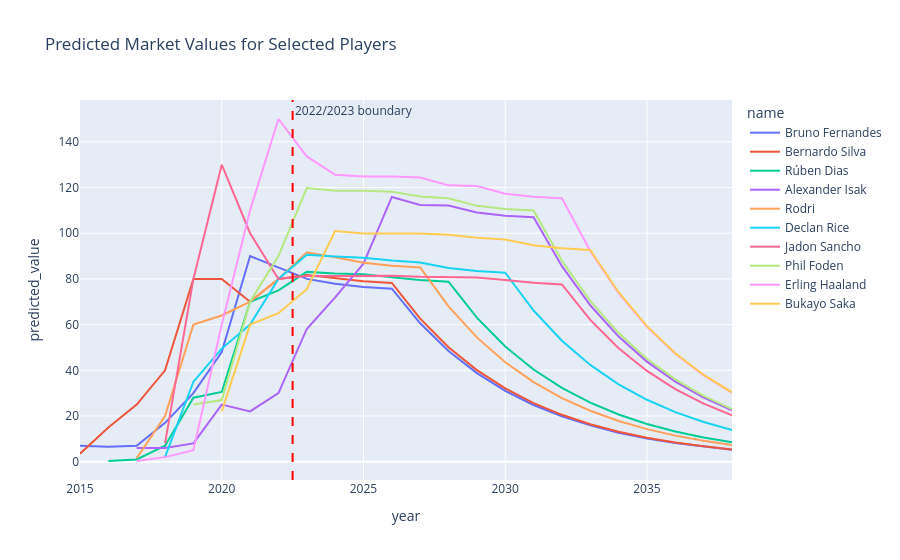

The notebook cell saved with this chart:
### Code cell
plot_player_value_trends(
    pdf_train, merged_capped,
    top_year=2025,
    top_n=10
).show()

### Figure 1 — Plotly figure (JSON) as saved in the notebook; plotly's stock layout.template omitted (floating-point values rounded to 4 significant figures)
{"data": [{"customdata": [[20], [21], [22], [23], [24], [25], [26], [27], [28], [29], [30], [31], [32], [33], [34], [35], [36], [37], [38], [39], [40], [41], [42], [43]], "hovertemplate": "name=Bruno Fernandes<br>year=%{x}<br>predicted_value=%{y}<br>age=%{customdata[0]}<extra></extra>", "legendgroup": "Bruno Fernandes", "line": {"color": "#636efa", "dash": "solid"}, "marker": {"symbol": "circle"}, "mode": "lines", "name": "Bruno Fernandes", "orientation": "v", "showlegend": true, "type": "scatter", "x": [2015, 2016, 2017, 2018, 2019, 2020, 2021, 2022, 2023, 2024, 2025, 2026, 2027, 2028, 2029, 2030, 2031, 2032, 2033, 2034, 2035, 2036, 2037, 2038], "xaxis": "x", "y": [7, 6.5, 7, 17, 30, 48, 90, 85, 80.01, 77.87, 76.44, 75.72, 60.58, 48.46, 38.77, 31.02, 24.81, 19.85, 15.88, 12.7, 10.16, 8.131, 6.504, 5.204], "yaxis": "y"}, {"customdata": [[20], [21], [22], [23], [24], [25], [26], [27], [28], [29], [30], [31], [32], [33], [34], [35], [36], [37], [38], [39], [40], [41], [42], [43]], "hovertemplate": "name=Bernardo Silva<br>year=%{x}<br>predicted_value=%{y}<br>age=%{customdata[0]}<extra></extra>", "legendgroup": "Bernardo Silva", "line": {"color": "#EF553B", "dash": "solid"}, "marker": {"symbol": "circle"}, "mode": "lines", "name": "Bernardo Silva", "orientation": "v", "showlegend": true, "type": "scatter", "x": [2015, 2016, 2017, 2018, 2019, 2020, 2021, 2022, 2023, 2024, 2025, 2026, 2027, 2028, 2029, 2030, 2031, 2032, 2033, 2034, 2035, 2036, 2037, 2038], "xaxis": "x", "y": [3.5, 15, 25, 40, 80, 80, 70, 80, 81.68, 80.3, 78.97, 78.26, 62.6, 50.08, 40.07, 32.05, 25.64, 20.51, 16.41, 13.13, 10.5, 8.403, 6.722, 5.378], "yaxis": "y"}, {"customdata": [[18], [20], [20], [21], [22], [23], [25], [26], [27], [28], [29], [30], [31], [32], [33], [34], [35], [36], [37], [38], [39], [40], [41]], "hovertemplate": "name=Rúben Dias<br>year=%{x}<br>predicted_value=%{y}<br>age=%{customdata[0]}<extra></extra>", "legendgroup": "Rúben Dias", "line": {"color": "#00cc96", "dash": "solid"}, "marker": {"symbol": "circle"}, "mode": "lines", "name": "Rúben Dias", "orientation": "v", "showlegend": true, "type": "scatter", "x": [2016, 2017, 2018, 2019, 2020, 2021, 2022, 2023, 2024, 2025, 2026, 2027, 2028, 2029, 2030, 2031, 2032, 2033, 2034, 2035, 2036, 2037, 2038], "xaxis": "x", "y": [0.35, 1, 7, 28, 30.5, 70, 75, 83.08, 82.39, 82.05, 80.67, 79.52, 78.81, 63.05, 50.44, 40.35, 32.28, 25.82, 20.66, 16.53, 13.22, 10.58, 8.462], "yaxis": "y"}, {"customdata": [[17], [18], [19], [20], [21], [22], [23], [24], [25], [26], [27], [28], [29], [30], [31], [32], [33], [34], [35], [36], [37], [38]], "hovertemplate": "name=Alexander Isak<br>year=%{x}<br>predicted_value=%{y}<br>age=%{customdata[0]}<extra></extra>", "legendgroup": "Alexander Isak", "line": {"color": "#ab63fa", "dash": "solid"}, "marker": {"symbol": "circle"}, "mode": "lines", "name": "Alexander Isak", "orientation": "v", "showlegend": true, "type": "scatter", "x": [2017, 2018, 2019, 2020, 2021, 2022, 2023, 2024, 2025, 2026, 2027, 2028, 2029, 2030, 2031, 2032, 2033, 2034, 2035, 2036, 2037, 2038], "xaxis": "x", "y": [6, 6, 8, 25, 22, 30, 58.09, 71.88, 86.64, 115.9, 112.4, 112.1, 109.1, 107.7, 107.0, 85.58, 68.46, 54.77, 43.82, 35.05, 28.04, 22.43], "yaxis": "y"}, {"customdata": [[20], [21], [22], [23], [24], [25], [27], [28], [29], [30], [31], [32], [33], [34], [35], [36], [37], [38], [39], [40], [41], [42]], "hovertemplate": "name=Rodri<br>year=%{x}<br>predicted_value=%{y}<br>age=%{customdata[0]}<extra></extra>", "legendgroup": "Rodri", "line": {"color": "#FFA15A", "dash": "solid"}, "marker": {"symbol": "circle"}, "mode": "lines", "name": "Rodri", "orientation": "v", "showlegend": true, "type": "scatter", "x": [2017, 2018, 2019, 2020, 2021, 2022, 2023, 2024, 2025, 2026, 2027, 2028, 2029, 2030, 2031, 2032, 2033, 2034, 2035, 2036, 2037, 2038], "xaxis": "x", "y": [1.5, 20, 60, 64, 70, 80, 91.61, 89.52, 87.05, 85.72, 85.01, 68.01, 54.41, 43.52, 34.82, 27.86, 22.28, 17.83, 14.26, 11.41, 9.128, 7.302], "yaxis": "y"}, {"customdata": [[18], [20], [21], [22], [23], [24], [25], [26], [27], [28], [29], [30], [31], [32], [33], [34], [35], [36], [37], [38], [39]], "hovertemplate": "name=Declan Rice<br>year=%{x}<br>predicted_value=%{y}<br>age=%{customdata[0]}<extra></extra>", "legendgroup": "Declan Rice", "line": {"color": "#19d3f3", "dash": "solid"}, "marker": {"symbol": "circle"}, "mode": "lines", "name": "Declan Rice", "orientation": "v", "showlegend": true, "type": "scatter", "x": [2018, 2019, 2020, 2021, 2022, 2023, 2024, 2025, 2026, 2027, 2028, 2029, 2030, 2031, 2032, 2033, 2034, 2035, 2036, 2037, 2038], "xaxis": "x", "y": [2, 35, 49.5, 60, 80, 90.56, 89.85, 89.31, 88.05, 87.22, 84.76, 83.43, 82.71, 66.17, 52.94, 42.35, 33.88, 27.1, 21.68, 17.35, 13.88], "yaxis": "y"}, {"customdata": [[18], [18], [19], [20], [22], [22], [23], [24], [25], [26], [27], [28], [29], [30], [31], [32], [33], [34], [35], [36], [37]], "hovertemplate": "name=Jadon Sancho<br>year=%{x}<br>predicted_value=%{y}<br>age=%{customdata[0]}<extra></extra>", "legendgroup": "Jadon Sancho", "line": {"color": "#FF6692", "dash": "solid"}, "marker": {"symbol": "circle"}, "mode": "lines", "name": "Jadon Sancho", "orientation": "v", "showlegend": true, "type": "scatter", "x": [2018, 2019, 2020, 2021, 2022, 2023, 2024, 2025, 2026, 2027, 2028, 2029, 2030, 2031, 2032, 2033, 2034, 2035, 2036, 2037, 2038], "xaxis": "x", "y": [8, 80, 130, 100, 80, 81.32, 81.32, 81.34, 81.34, 80.9, 80.61, 80.61, 79.55, 78.3, 77.59, 62.07, 49.66, 39.73, 31.78, 25.42, 20.34], "yaxis": "y"}, {"customdata": [[18], [19], [20], [21], [23], [24], [25], [26], [27], [28], [29], [30], [31], [32], [33], [34], [35], [36], [37], [38]], "hovertemplate": "name=Phil Foden<br>year=%{x}<br>predicted_value=%{y}<br>age=%{customdata[0]}<extra></extra>", "legendgroup": "Phil Foden", "line": {"color": "#B6E880", "dash": "solid"}, "marker": {"symbol": "circle"}, "mode": "lines", "name": "Phil Foden", "orientation": "v", "showlegend": true, "type": "scatter", "x": [2019, 2020, 2021, 2022, 2023, 2024, 2025, 2026, 2027, 2028, 2029, 2030, 2031, 2032, 2033, 2034, 2035, 2036, 2037, 2038], "xaxis": "x", "y": [25, 27, 70, 90, 119.8, 118.6, 118.6, 118.2, 116.1, 115.3, 112.0, 110.7, 109.9, 87.95, 70.36, 56.29, 45.03, 36.02, 28.82, 23.06], "yaxis": "y"}, {"customdata": [[17], [18], [18], [19], [20], [21], [22], [23], [24], [25], [26], [27], [28], [29], [30], [31], [32], [33], [34], [35], [36], [37]], "hovertemplate": "name=Erling Haaland<br>year=%{x}<br>predicted_value=%{y}<br>age=%{customdata[0]}<extra></extra>", "legendgroup": "Erling Haaland", "line": {"color": "#FF97FF", "dash": "solid"}, "marker": {"symbol": "circle"}, "mode": "lines", "name": "Erling Haaland", "orientation": "v", "showlegend": true, "type": "scatter", "x": [2017, 2018, 2019, 2020, 2021, 2022, 2023, 2024, 2025, 2026, 2027, 2028, 2029, 2030, 2031, 2032, 2033, 2034, 2035, 2036, 2037, 2038], "xaxis": "x", "y": [0.3, 2, 5, 60, 110, 150, 133.6, 125.6, 124.9, 124.9, 124.4, 121.0, 120.6, 117.3, 116.0, 115.3, 92.22, 73.77, 59.02, 47.21, 37.77, 30.22], "yaxis": "y"}, {"customdata": [[18], [19], [20], [21], [22], [23], [24], [25], [26], [27], [28], [29], [30], [31], [32], [33], [34], [35], [36]], "hovertemplate": "name=Bukayo Saka<br>year=%{x}<br>predicted_value=%{y}<br>age=%{customdata[0]}<extra></extra>", "legendgroup": "Bukayo Saka", "line": {"color": "#FECB52", "dash": "solid"}, "marker": {"symbol": "circle"}, "mode": "lines", "name": "Bukayo Saka", "orientation": "v", "showlegend": true, "type": "scatter", "x": [2020, 2021, 2022, 2023, 2024, 2025, 2026, 2027, 2028, 2029, 2030, 2031, 2032, 2033, 2034, 2035, 2036, 2037, 2038], "xaxis": "x", "y": [22, 60, 65, 75.49, 101.0, 99.84, 99.84, 99.84, 99.31, 98.05, 97.22, 94.75, 93.42, 92.71, 74.17, 59.33, 47.47, 37.97, 30.38], "yaxis": "y"}], "layout": {"annotations": [{"showarrow": false, "text": "2022/2023 boundary", "x": 2022.0, "xanchor": "left", "xref": "x", "y": 1, "yanchor": "top", "yref": "y domain"}], "legend": {"title": {"text": "name"}, "tracegroupgap": 0}, "shapes": [{"line": {"color": "red", "dash": "dash"}, "type": "line", "x0": 2022.0, "x1": 2022.0, "xref": "x", "y0": 0, "y1": 1, "yref": "y domain"}], "title": {"text": "Predicted Market Values for Selected Players"}, "xaxis": {"anchor": "y", "domain": [0, 1], "title": {"text": "year"}}, "yaxis": {"anchor": "x", "domain": [0, 1], "title": {"text": "predicted_value"}}}}
